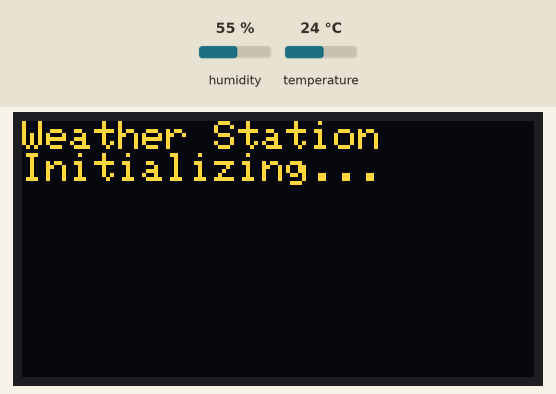
This sketch was run on a simulated ESP32. Parts: 128×64 one-colour display. Inputs (shaded band) come from the test bench; at power-on: humidity 55 %, temperature 24 °C. The OLED is the two-colour kind (top 16 rows yellow); WiFi joins after 1.5 s; servers stay silent unless stated; the local clock reads 2024-03-15 10:24:30 at power-on unless the sketch sets it; what the sketch prints to the serial monitor is not drawn.

Above: at 4.1 s.
At 120.1 s:
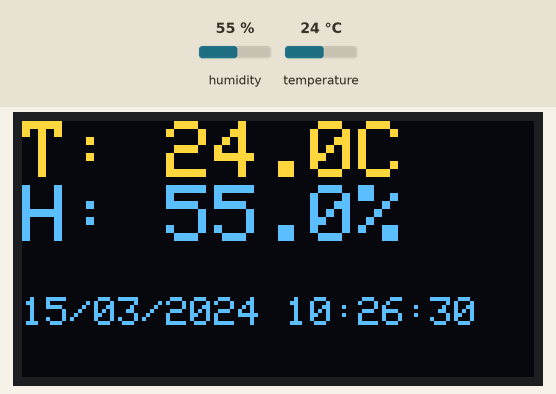

Measured:
- what the display in image 0 shows lasts 56.1 s, from 4.0 s to 60.1 s

The sketch:

TEMPPROJECT.ino
```cpp
/* ESP32 - DHT (11/22) + DS3231 RTC + SSD1306 OLED + Firebase RTDB (+Blynk optional)
   Per 60s: Take RTC time, read DHT, write to OLED, write to Firebase.
   NOTE: edit DHTTYPE: DHT11 or DHT22.
*/

/* From Blynk IoT (Take from Console) - (you can erase if you don't want mobil application) */
#define BLYNK_TEMPLATE_ID   "TMPL647V3aX05"
#define BLYNK_TEMPLATE_NAME "TEMPPROJECT"
#define BLYNK_AUTH_TOKEN    "EkzaELEiyJr4CBiXgRox8omvGicj7pLP"

#include <Arduino.h>
#include <Wire.h>
#include <WiFi.h>
#include <Adafruit_GFX.h>
#include <Adafruit_SSD1306.h>
#include <DHT.h>
#include <RTClib.h>
#include <BlynkSimpleEsp32.h>

// Firebase (Mobizt)
#include <Firebase_ESP_Client.h>
#include "addons/TokenHelper.h"
#include "addons/RTDBHelper.h"

// ---------- CONFIG ----------
const char* WIFI_SSID = "nurss";     //Your wi-fi name
const char* WIFI_PASSWORD = "nurss123";     //Your wi-fi password

#define API_KEY       "AIzaSyBohqbLoE33LVaahqRCffYA9_4P5PqKstY"
#define DATABASE_URL  "https://tempproject-f7b51-default-rtdb.europe-west1.firebasedatabase.app/"
#define USER_EMAIL    "tempproject@gmail.com"
#define USER_PASSWORD "TEMPPROJECT"

// --------- SENSOR / DISPLAY PINS & TYPES ----------
#define DHTPIN 14
// ====== SET YOUR SENSOR TYPE HERE ======
#define DHTTYPE DHT11    // <--- Eğer sensör DHT22 ise burayı DHT22 olarak değiştir
DHT dht(DHTPIN, DHTTYPE);

#define SCREEN_WIDTH 128
#define SCREEN_HEIGHT 64
Adafruit_SSD1306 display(SCREEN_WIDTH, SCREEN_HEIGHT, &Wire, -1);

RTC_DS3231 rtc;

// Firebase objects
FirebaseData fbdo;
FirebaseAuth auth;
FirebaseConfig config;

String databasePath; // "/UsersData/<uid>/readings"

// timing
unsigned long prevMillis = 0;
const unsigned long sendInterval = 60000UL; // 60s

// forward
void connectWiFi();
void scanI2C();

void connectWiFi(){
  Serial.print("WiFi connecting");
  WiFi.begin(WIFI_SSID, WIFI_PASSWORD);
  unsigned long t0 = millis();
  while (WiFi.status() != WL_CONNECTED) {
    Serial.print(".");
    delay(500);
    if (millis() - t0 > 30000) {
      Serial.println("\nWiFi timeout, restarting...");
      ESP.restart();
    }
  }
  Serial.println();
  Serial.print("IP: "); Serial.println(WiFi.localIP());
}

void setup() {
  Serial.begin(115200);
  delay(100);

  Wire.begin(); // default SDA=21, SCL=22
  delay(20);

  Serial.println("I2C scan:");
  scanI2C();

  // OLED init (try 0x3C then 0x3D)
  if(!display.begin(SSD1306_SWITCHCAPVCC, 0x3C)) {
    Serial.println("SSD1306 @0x3C fail, trying 0x3D");
    delay(10);
    if(!display.begin(SSD1306_SWITCHCAPVCC, 0x3D)){
      Serial.println("SSD1306 init failed - check wiring and address!");
    } else {
      Serial.println("SSD1306 OK @0x3D");
    }
  } else {
    Serial.println("SSD1306 OK @0x3C");
  }
  display.clearDisplay();
  display.setTextColor(SSD1306_WHITE);

  // DHT init
  dht.begin();

  // RTC init
  if (!rtc.begin()) {
    Serial.println("Couldn't find RTC (DS3231) - check connection!");
  } else {
    Serial.println("RTC found");
  }

  connectWiFi();

  // Blynk (optional)
  Blynk.begin(BLYNK_AUTH_TOKEN, WIFI_SSID, WIFI_PASSWORD);

  // Sync time from NTP and update RTC if available
  Serial.println("NTP sync attempt...");
  configTime(0, 0, "pool.ntp.org", "time.google.com");
  delay(2000);
  time_t t = time(nullptr);
  if (t > 1600000000UL) { // reasonable epoch (2020+)
    Serial.print("NTP time OK: "); Serial.println((unsigned long)t);
    // set RTC
    rtc.adjust(DateTime((uint32_t)t));
    Serial.println("RTC adjusted from NTP.");
  } else {
    Serial.println("NTP failed or no network time obtained.");
  }

  // Firebase config
  config.api_key = API_KEY;
  auth.user.email = USER_EMAIL;
  auth.user.password = USER_PASSWORD;
  config.database_url = DATABASE_URL;
  config.token_status_callback = tokenStatusCallback;
  config.max_token_generation_retry = 5;
  Firebase.reconnectWiFi(true);
  fbdo.setResponseSize(4096);

  Firebase.begin(&config, &auth);
  Serial.println("Firebase init, waiting for UID...");
  unsigned long waitStart = millis();
  while ((auth.token.uid) == "") {
    Serial.print(".");
    delay(500);
    if (millis() - waitStart > 20000) {
      Serial.println("\nFirebase auth timeout, continuing (check auth).");
      break;
    }
  }
  String uid = auth.token.uid.c_str();
  Serial.println();
  Serial.print("UID: "); Serial.println(uid);
  databasePath = "/UsersData/" + uid + "/readings";
  Serial.print("Database path: "); Serial.println(databasePath);

  // show start screen
  display.clearDisplay();
  display.setTextSize(1);
  display.setCursor(0,0);
  display.println("Weather Station");
  display.println("Initializing...");
  display.display();
}

void loop() {
  Blynk.run();

  if (millis() - prevMillis >= sendInterval) {
    prevMillis = millis();

    // read DHT
    float t = dht.readTemperature(); // C
    float h = dht.readHumidity();

    // debug prints
    Serial.print("Raw DHT read -> T: ");
    Serial.print(t, 4);
    Serial.print("  H: ");
    Serial.println(h, 4);

    // sanity check: DHT can produce NaN on failure, or wildly wrong values:
    bool invalid = false;
    if (isnan(t) || isnan(h)) invalid = true;
    if (t < -40.0 || t > 80.0) invalid = true;
    if (h < 0.0 || h > 100.0) invalid = true;

    if (invalid) {
      Serial.println("Invalid DHT reading -> skipping write. Check wiring/sensor type.");
      // show on screen
      display.clearDisplay();
      display.setTextSize(1);
      display.setCursor(0,0);
      display.println("DHT read failed");
      display.display();
      return; // skip this cycle
    }

    // read RTC time (use DS3231). If not available use NTP fallback
    DateTime now = rtc.now();
    uint32_t epoch;
    if(now.year() < 2000) {
      // RTC not set or invalid, fallback to NTP/ESP time
      epoch = (uint32_t) time(nullptr);
      Serial.println("RTC invalid; using NTP epoch as fallback.");
    } else {
      epoch = (uint32_t) now.unixtime();
    }

    // Format and display on OLED
    display.clearDisplay();
    display.setTextSize(2);
    display.setCursor(0,0);
    display.print("T: "); display.print(t, 1); display.println("C");
    display.print("H: "); display.print(h, 1); display.println("%");
    display.setTextSize(1);
    display.setCursor(0, 44);
    // print date/time (if RTC valid)
    if(now.year() >= 2000) {
      char buf[32];
      snprintf(buf, sizeof(buf), "%02d/%02d/%04d %02d:%02d:%02d",
               now.day(), now.month(), now.year(),
               now.hour(), now.minute(), now.second());
      display.println(buf);
    } else {
      time_t tt = epoch;
      struct tm *tm = localtime(&tt);
      char buf[32];
      snprintf(buf, sizeof(buf), "%02d/%02d/%04d %02d:%02d:%02d",
               tm->tm_mday, tm->tm_mon+1, tm->tm_year+1900,
               tm->tm_hour, tm->tm_min, tm->tm_sec);
      display.println(buf);
    }
    display.display();

    // send to Blynk (if used)
    Blynk.virtualWrite(V1, t);
    Blynk.virtualWrite(V2, h);

    // Firebase write
    String node = databasePath + "/" + String(epoch);

    // write numeric fields individually (avoid string/locale conversions)
    String p_temp = node + "/temperature";
    String p_hum  = node + "/humidity";
    String p_ts   = node + "/timestamp";

    bool ok1 = Firebase.RTDB.setFloat(&fbdo, p_temp.c_str(), t);
    bool ok2 = Firebase.RTDB.setFloat(&fbdo, p_hum.c_str(), h);
    bool ok3 = Firebase.RTDB.setInt(&fbdo, p_ts.c_str(), (long)epoch);

    // additionally update a 'latest' short summary
    FirebaseJson json;
    json.set("temperature", t);
    json.set("humidity", h);
    json.set("timestamp", (long)epoch);
    bool okLatest = Firebase.RTDB.setJSON(&fbdo, (databasePath + "/latest").c_str(), &json);

    if(ok1 && ok2 && ok3 && okLatest) {
      Serial.println("Firebase push OK (history + latest).");
    } else {
      Serial.print("Firebase error: ");
      Serial.println(fbdo.errorReason());
    }
  }
}

// ----- utility: I2C scanner -----
void scanI2C(){
  byte error, address;
  int nDevices = 0;
  Serial.println("Scanning I2C bus...");
  for(address = 1; address < 127; address++ ) {
    Wire.beginTransmission(address);
    error = Wire.endTransmission();
    if (error == 0) {
      Serial.print("I2C device found at 0x");
      if (address<16) Serial.print("0");
      Serial.print(address, HEX);
      Serial.println(" !");
      nDevices++;
    } else if (error==4) {
      Serial.print("Unknown error at 0x");
      if (address<16) Serial.print("0");
      Serial.println(address, HEX);
    }
  }
  if (nDevices == 0) Serial.println("No I2C devices found. Check wiring.");
  else Serial.println("I2C scan done.");
}
```
